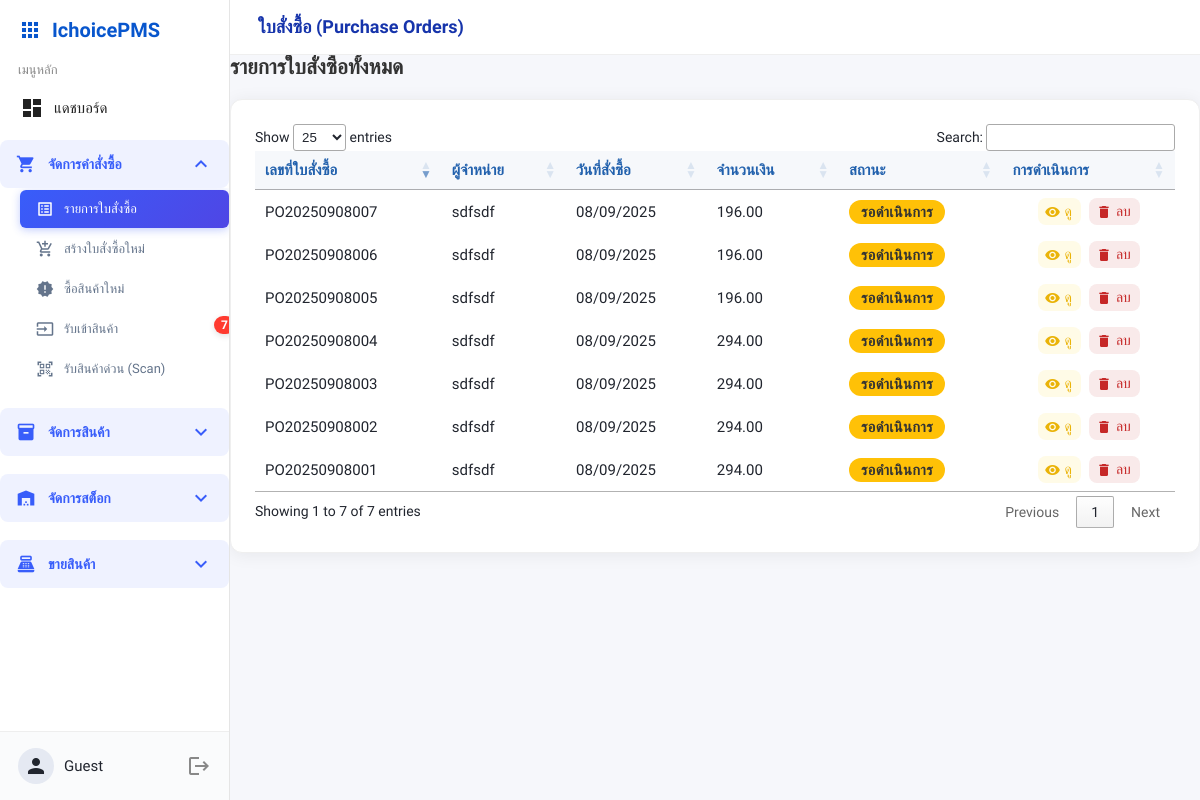
The app's page /orders/purchase_orders.php, older data.
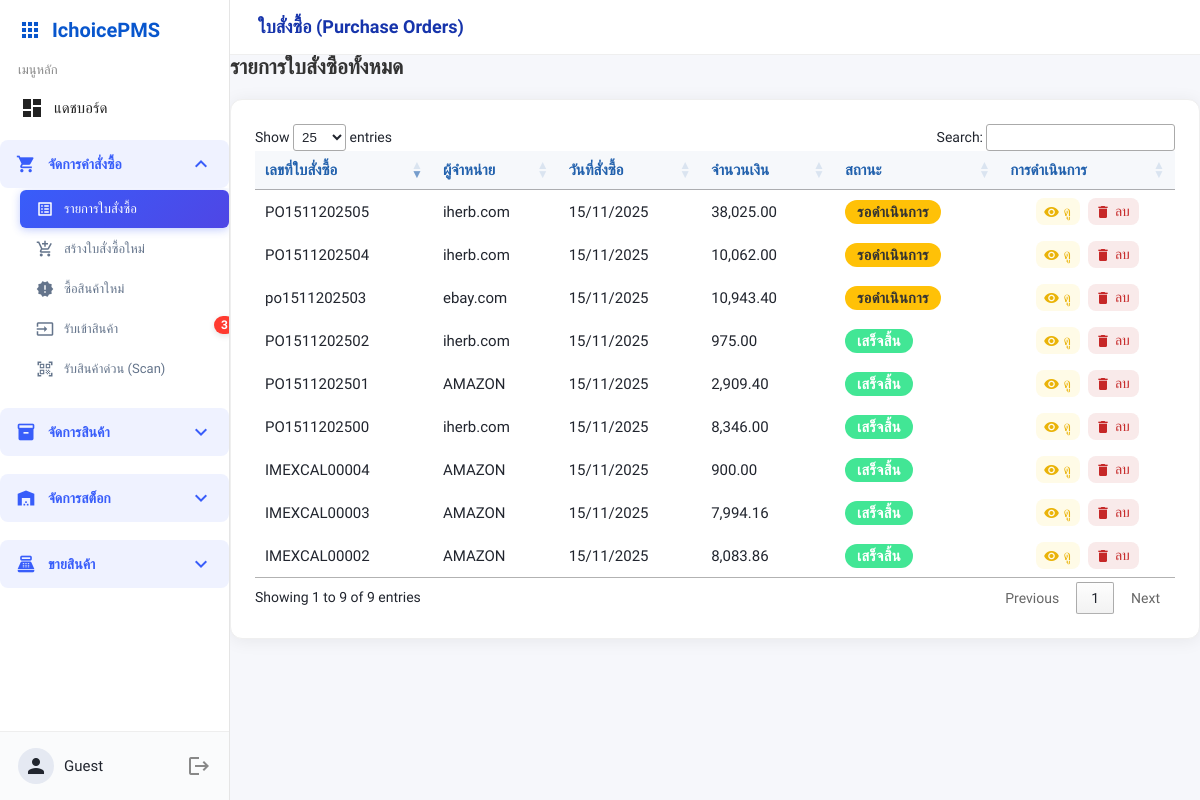
The same page, newer data.
### tables this page shows
CREATE TABLE `purchase_orders` (
  `po_id` int(11) NOT NULL,
  `po_number` varchar(20) DEFAULT NULL,
  `supplier_id` int(11) DEFAULT NULL COMMENT 'ลูกค้า',
  `order_date` datetime DEFAULT NULL,
  `total_amount` decimal(12,2) DEFAULT NULL,
  `ordered_by` int(11) DEFAULT NULL COMMENT 'ผู้บันทึก',
  `status` enum('pending','partial','completed','cancel') DEFAULT NULL,
  `remark` text DEFAULT NULL,
  `created_at` datetime NOT NULL DEFAULT current_timestamp() ON UPDATE current_timestamp(),
  `currency_id` int(11) DEFAULT 1 COMMENT 'สกุลเงินที่ใช้',
  `exchange_rate` decimal(10,6) DEFAULT 1.000000 COMMENT 'อัตราแลกเปลี่ยนขณะสั่งซื้อ',
  `total_amount_original` decimal(15,2) DEFAULT 0.00 COMMENT 'ยอดรวมในสกุลเงินต้นฉบับ',
  `total_amount_base` decimal(15,2) DEFAULT 0.00 COMMENT 'ยอดรวมในสกุลเงินฐาน (บาท)'
);

CREATE TABLE `suppliers` (
  `supplier_id` int(11) NOT NULL,
  `name` varchar(100) NOT NULL,
  `phone` varchar(30) DEFAULT NULL,
  `email` varchar(100) DEFAULT NULL,
  `address` text DEFAULT NULL
);

### orders/purchase_orders.php (the view, shortened to what the changed rows need)
<?php
include '../templates/sidebar.php';
$sql = "SELECT po.po_id, po.po_number, po.order_date, po.total_amount, po.status,
            s.name
        FROM purchase_orders po
        LEFT JOIN suppliers s ON po.supplier_id = s.supplier_id
        ORDER BY po.po_id DESC";
$stmt = $pdo->prepare($sql);
$stmt->execute();
$rows = $stmt->fetchAll();
?>
<!DOCTYPE html>
<html lang="th">
<head>
    <link rel="stylesheet" href="../assets/base.css">
    <link rel="stylesheet" href="../assets/sidebar.css">
    <link rel="stylesheet" href="../assets/components.css">
    <link rel="stylesheet" href="https://cdn.datatables.net/1.13.6/css/jquery.dataTables.min.css">
</head>
<body>
    <div class="mainwrap">
        <div class="main">
            <div class="action-bar" style="margin-bottom: 20px; display: flex; justify-content: space-between; align-items: center;">
                <h2 style="margin: 0; color: #333;">รายการใบสั่งซื้อทั้งหมด</h2>
            </div>
            <div class="card table-card mt-3">
                <div class="table-responsive">
                    <table id="po-table" class="table-po table table-bordered table-hover align-middle mb-0">
                        <thead>
                            <tr>
                                <th>เลขที่ใบสั่งซื้อ</th>
                                <th>ผู้จำหน่าย</th>
                                <th>วันที่สั่งซื้อ</th>
                                <th>จำนวนเงิน</th>
                                <th>สถานะ</th>
                                <th>การดำเนินการ</th>
                            </tr>
                        </thead>
                        <tbody>
                            <?php foreach($rows as $r): ?>
                            <tr>
                                <td><?=htmlspecialchars($r['po_number'])?></td>
                                <td><?=htmlspecialchars($r['name'])?></td>
                                <td><?=date('d/m/Y', strtotime($r['order_date']))?></td>
                                <td><?=number_format($r['total_amount'],2)?></td>
                                <td>
                                    <?php
                                        switch($r['status']) {
                                        case 'pending':   echo '<span class="status-chip status-pending">รอดำเนินการ</span>'; break;
                                        case 'completed': echo '<span class="status-chip status-received">เสร็จสิ้น</span>'; break;
                                        }
                                    ?>
                                </td>
                                <td>
                                    <div class="action-btns">
                                        <a class="icon-btn view" href="#" data-po="<?=$r['po_id']?>" onclick="openPoView(event, this)">
                                            <span class="material-icons">visibility</span> ดู
                                        </a>
                                        <a class="icon-btn delete" href="#" onclick="deletePo(event, <?= $r['po_id'] ?>)">
                                            <span class="material-icons">delete</span> ลบ
                                        </a>
                                    </div>
                                </td>
                            </tr>
                            <?php endforeach;?>
                        </tbody>
                    </table>
                </div>
            </div>
        </div>
    </div>
</body>
</html>

### templates/sidebar.php (shortened to what the changed rows need)
<?php
require_once __DIR__ . '/../config/db_connect.php';
function isActive($file) {
    return (basename($_SERVER['PHP_SELF']) === $file) ? ' active' : '';
}
function getPath($targetPath) {
    $currentFile = $_SERVER['PHP_SELF'];
    $currentDir = dirname($currentFile);
    $currentDir = str_replace('\\', '/', $currentDir);
    $currentDir = ltrim($currentDir, '/');
    $targetPath = ltrim($targetPath, '/');
    if (empty($currentDir)) {
        return $targetPath;
    } else {
        $levels = substr_count($currentDir, '/') + 1;
        $backPath = str_repeat('../', $levels);
        return $backPath . $targetPath;
    }
}
try {
    $pending_po_sql = "
        SELECT COUNT(*)
        FROM purchase_orders po
        WHERE po.status IN ('pending', 'partial')
    ";
    $pending_product_count = $pdo->query($pending_po_sql)->fetchColumn();
} catch (PDOException $e) {
    $pending_product_count = 0;
}
?>
<link rel="stylesheet" href="https://cdnjs.cloudflare.com/ajax/libs/font-awesome/6.5.1/css/all.min.css">
<div class="sidebar" id="sidebarNav" role="navigation" aria-label="เมนูหลัก">
    <nav class="menu-list">
        <div class="menu-category">
            <div class="submenu" id="orders-submenu">
                <a href="<?= getPath('receive/receive_po_items.php') ?>" class="submenu-item<?=isActive('receive_po_items.php')?>">
                    <span class="material-icons">input</span>
                    <span class="submenu-text">รับเข้าสินค้า</span>
                    <?php if($pending_product_count > 0): ?>
                        <span class="pending-badge"><?= $pending_product_count ?></span>
                    <?php endif; ?>
                </a>
            </div>
        </div>
    </nav>
</div>

Row changes from the older to the newer data that the page shows:
removed purchase_orders: po_number "PO20250908007", supplier.name "sdfsdf", order_date "08/09/2025", total_amount "196.00", status "รอดำเนินการ"
removed purchase_orders: po_number "PO20250908006", supplier.name "sdfsdf", order_date "08/09/2025", total_amount "196.00", status "รอดำเนินการ"
removed purchase_orders: po_number "PO20250908005", supplier.name "sdfsdf", order_date "08/09/2025", total_amount "196.00", status "รอดำเนินการ"
removed purchase_orders: po_number "PO20250908004", supplier.name "sdfsdf", order_date "08/09/2025", total_amount "294.00", status "รอดำเนินการ"
removed purchase_orders: po_number "PO20250908003", supplier.name "sdfsdf", order_date "08/09/2025", total_amount "294.00", status "รอดำเนินการ"
removed purchase_orders: po_number "PO20250908001", supplier.name "sdfsdf", order_date "08/09/2025", total_amount "294.00", status "รอดำเนินการ"
added purchase_orders: po_number "PO1511202500", supplier.name "iherb.com", order_date "15/11/2025", total_amount "8,346.00", status "เสร็จสิ้น"
added purchase_orders: po_number "PO1511202505", supplier.name "iherb.com", order_date "15/11/2025", total_amount "38,025.00", status "รอดำเนินการ"
added purchase_orders: po_number "PO1511202504", supplier.name "iherb.com", order_date "15/11/2025", total_amount "10,062.00", status "รอดำเนินการ"
changed purchase_orders: po_number "PO20250908002" → "po1511202503"; supplier.name "sdfsdf" → "ebay.com"; order_date "08/09/2025" → "15/11/2025"; total_amount "294.00" → "10,943.40"
added purchase_orders: po_number "IMEXCAL00004", supplier.name "AMAZON", order_date "15/11/2025", total_amount "900.00", status "เสร็จสิ้น"
added purchase_orders: po_number "IMEXCAL00003", supplier.name "AMAZON", order_date "15/11/2025", total_amount "7,994.16", status "เสร็จสิ้น"
added purchase_orders: po_number "PO1511202502", supplier.name "iherb.com", order_date "15/11/2025", total_amount "975.00", status "เสร็จสิ้น"
added purchase_orders: po_number "IMEXCAL00002", supplier.name "AMAZON", order_date "15/11/2025", total_amount "8,083.86", status "เสร็จสิ้น"
added purchase_orders: po_number "PO1511202501", supplier.name "AMAZON", order_date "15/11/2025", total_amount "2,909.40", status "เสร็จสิ้น"
Text that changed along with them:
$pending_product_count: "7" → "3"
text written by a page script: "Show entries Search: Showing 1 to 7 of 7 entries Previous 1 Next" → "Show entries Search: Showing 1 to 9 of 9 entries Previous 1 Next"
